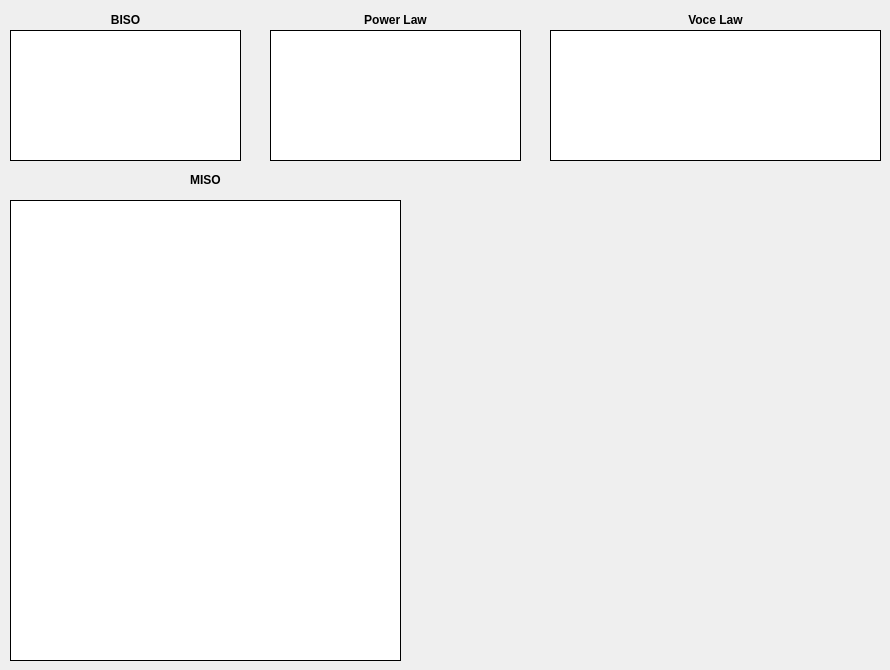
     <widget class="QWidget" name="tab_20">
      <attribute name="title">
       <string>APDL</string>
      </attribute>
      <widget class="QTextEdit" name="VOC1">
       <property name="geometry">
        <rect>
         <x>550</x>
         <y>30</y>
         <width>331</width>
         <height>131</height>
        </rect>
       </property>
       <property name="font">
        <font>
         <family>Courier New</family>
         <pointsize>10</pointsize>
         <weight>50</weight>
         <bold>false</bold>
        </font>
       </property>
       <property name="frameShape">
        <enum>QFrame::Box</enum>
       </property>
       <property name="frameShadow">
        <enum>QFrame::Plain</enum>
       </property>
       <property name="readOnly">
        <bool>true</bool>
       </property>
       <property name="html">
        <string>&lt;!DOCTYPE HTML PUBLIC &quot;-//W3C//DTD HTML 4.0//EN&quot; &quot;http://www.w3.org/TR/REC-html40/strict.dtd&quot;&gt;
&lt;html&gt;&lt;head&gt;&lt;meta name=&quot;qrichtext&quot; content=&quot;1&quot; /&gt;&lt;style type=&quot;text/css&quot;&gt;
p, li { white-space: pre-wrap; }
&lt;/style&gt;&lt;/head&gt;&lt;body style=&quot; font-family:'Courier New'; font-size:10pt; font-weight:400; font-style:normal;&quot;&gt;
&lt;p style=&quot;-qt-paragraph-type:empty; margin-top:0px; margin-bottom:0px; margin-left:0px; margin-right:0px; -qt-block-indent:0; text-indent:0px; font-family:'MS Shell Dlg 2'; font-size:8.25pt;&quot;&gt;&lt;br /&gt;&lt;/p&gt;&lt;/body&gt;&lt;/html&gt;</string>
       </property>
      </widget>
      <widget class="QTextEdit" name="POW1">
       <property name="geometry">
        <rect>
         <x>270</x>
         <y>30</y>
         <width>251</width>
         <height>131</height>
        </rect>
       </property>
       <property name="font">
        <font>
         <family>Courier New</family>
         <pointsize>10</pointsize>
         <weight>50</weight>
         <bold>false</bold>
        </font>
       </property>
       <property name="frameShape">
        <enum>QFrame::Box</enum>
       </property>
       <property name="frameShadow">
        <enum>QFrame::Plain</enum>
       </property>
       <property name="readOnly">
        <bool>true</bool>
       </property>
       <property name="html">
        <string>&lt;!DOCTYPE HTML PUBLIC &quot;-//W3C//DTD HTML 4.0//EN&quot; &quot;http://www.w3.org/TR/REC-html40/strict.dtd&quot;&gt;
&lt;html&gt;&lt;head&gt;&lt;meta name=&quot;qrichtext&quot; content=&quot;1&quot; /&gt;&lt;style type=&quot;text/css&quot;&gt;
p, li { white-space: pre-wrap; }
&lt;/style&gt;&lt;/head&gt;&lt;body style=&quot; font-family:'Courier New'; font-size:10pt; font-weight:400; font-style:normal;&quot;&gt;
&lt;p style=&quot;-qt-paragraph-type:empty; margin-top:0px; margin-bottom:0px; margin-left:0px; margin-right:0px; -qt-block-indent:0; text-indent:0px; font-family:'MS Shell Dlg 2'; font-size:8.25pt;&quot;&gt;&lt;br /&gt;&lt;/p&gt;&lt;/body&gt;&lt;/html&gt;</string>
       </property>
      </widget>
      <widget class="QLabel" name="label_20">
       <property name="geometry">
        <rect>
         <x>270</x>
         <y>10</y>
         <width>251</width>
         <height>20</height>
        </rect>
       </property>
       <property name="font">
        <font>
         <pointsize>9</pointsize>
         <weight>75</weight>
         <bold>true</bold>
        </font>
       </property>
       <property name="text">
        <string>Power Law</string>
       </property>
       <property name="alignment">
        <set>Qt::AlignCenter</set>
       </property>
      </widget>
      <widget class="QLabel" name="label_21">
       <property name="geometry">
        <rect>
         <x>550</x>
         <y>10</y>
         <width>331</width>
         <height>20</height>
        </rect>
       </property>
       <property name="font">
        <font>
         <pointsize>9</pointsize>
         <weight>75</weight>
         <bold>true</bold>
        </font>
       </property>
       <property name="text">
        <string>Voce Law</string>
       </property>
       <property name="alignment">
        <set>Qt::AlignCenter</set>
       </property>
      </widget>
      <widget class="QTextEdit" name="biso1">
       <property name="geometry">
        <rect>
         <x>10</x>
         <y>30</y>
         <width>231</width>
         <height>131</height>
        </rect>
       </property>
       <property name="font">
        <font>
         <family>Courier New</family>
         <pointsize>10</pointsize>
         <weight>50</weight>
         <bold>false</bold>
        </font>
       </property>
       <property name="frameShape">
        <enum>QFrame::Box</enum>
       </property>
       <property name="frameShadow">
        <enum>QFrame::Plain</enum>
       </property>
       <property name="readOnly">
        <bool>true</bool>
       </property>
       <property name="html">
        <string>&lt;!DOCTYPE HTML PUBLIC &quot;-//W3C//DTD HTML 4.0//EN&quot; &quot;http://www.w3.org/TR/REC-html40/strict.dtd&quot;&gt;
&lt;html&gt;&lt;head&gt;&lt;meta name=&quot;qrichtext&quot; content=&quot;1&quot; /&gt;&lt;style type=&quot;text/css&quot;&gt;
p, li { white-space: pre-wrap; }
&lt;/style&gt;&lt;/head&gt;&lt;body style=&quot; font-family:'Courier New'; font-size:10pt; font-weight:400; font-style:normal;&quot;&gt;
&lt;p style=&quot;-qt-paragraph-type:empty; margin-top:0px; margin-bottom:0px; margin-left:0px; margin-right:0px; -qt-block-indent:0; text-indent:0px; font-family:'MS Shell Dlg 2'; font-size:8.25pt;&quot;&gt;&lt;br /&gt;&lt;/p&gt;&lt;/body&gt;&lt;/html&gt;</string>
       </property>
      </widget>
      <widget class="QLabel" name="label_18">
       <property name="geometry">
        <rect>
         <x>10</x>
         <y>10</y>
         <width>231</width>
         <height>20</height>
        </rect>
       </property>
       <property name="font">
        <font>
         <pointsize>9</pointsize>
         <weight>75</weight>
         <bold>true</bold>
        </font>
       </property>
       <property name="text">
        <string>BISO</string>
       </property>
       <property name="alignment">
        <set>Qt::AlignCenter</set>
       </property>
      </widget>
      <widget class="QTextEdit" name="MISO1">
       <property name="geometry">
        <rect>
         <x>10</x>
         <y>200</y>
         <width>391</width>
         <height>461</height>
        </rect>
       </property>
       <property name="font">
        <font>
         <family>Courier New</family>
         <pointsize>10</pointsize>
         <weight>50</weight>
         <bold>false</bold>
        </font>
       </property>
       <property name="frameShape">
        <enum>QFrame::Box</enum>
       </property>
       <property name="frameShadow">
        <enum>QFrame::Plain</enum>
       </property>
       <property name="readOnly">
        <bool>true</bool>
       </property>
       <property name="html">
        <string>&lt;!DOCTYPE HTML PUBLIC &quot;-//W3C//DTD HTML 4.0//EN&quot; &quot;http://www.w3.org/TR/REC-html40/strict.dtd&quot;&gt;
&lt;html&gt;&lt;head&gt;&lt;meta name=&quot;qrichtext&quot; content=&quot;1&quot; /&gt;&lt;style type=&quot;text/css&quot;&gt;
p, li { white-space: pre-wrap; }
&lt;/style&gt;&lt;/head&gt;&lt;body style=&quot; font-family:'Courier New'; font-size:10pt; font-weight:400; font-style:normal;&quot;&gt;
&lt;p style=&quot;-qt-paragraph-type:empty; margin-top:0px; margin-bottom:0px; margin-left:0px; margin-right:0px; -qt-block-indent:0; text-indent:0px; font-family:'MS Shell Dlg 2'; font-size:8.25pt;&quot;&gt;&lt;br /&gt;&lt;/p&gt;&lt;/body&gt;&lt;/html&gt;</string>
       </property>
      </widget>
      <widget class="QLabel" name="label_19">
       <property name="geometry">
        <rect>
         <x>10</x>
         <y>170</y>
         <width>391</width>
         <height>20</height>
        </rect>
       </property>
       <property name="font">
        <font>
         <pointsize>9</pointsize>
         <weight>75</weight>
         <bold>true</bold>
        </font>
       </property>
       <property name="text">
        <string>MISO</string>
       </property>
       <property name="alignment">
        <set>Qt::AlignCenter</set>
       </property>
      </widget>
     </widget>
